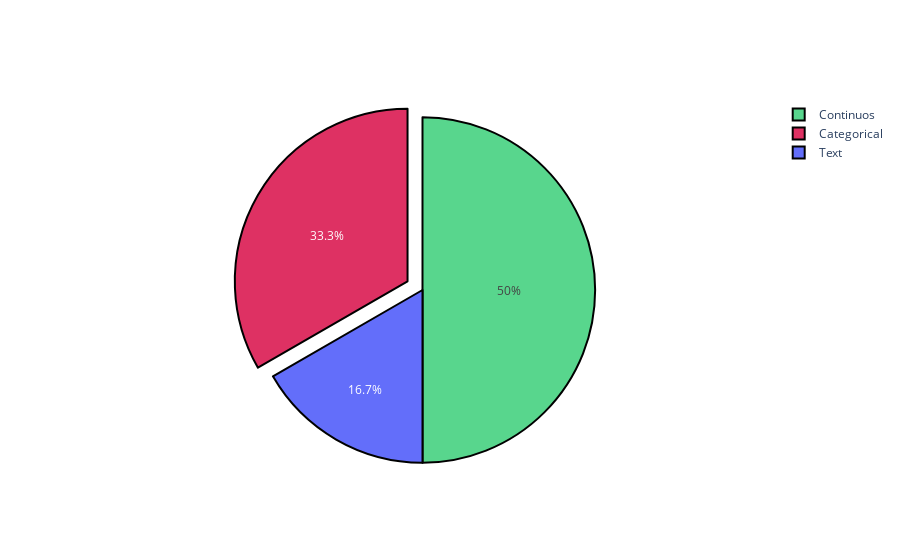

Write notebook code for a chart like this one.
### Code cell
df = pd.concat([train[FEATURES], test[FEATURES]], axis=0)
text_features = ["Cabin", "Name"]
cat_features = [col for col in FEATURES if df[col].nunique() < 25 and col not in text_features ]
cont_features = [col for col in FEATURES if df[col].nunique() >= 25 and col not in text_features ]

del df
print(f'\033[94mTotal number of features: {len(FEATURES)}')
print(f'\033[94mNumber of categorical features: {len(cat_features)}')
print(f'\033[94mNumber of continuos features: {len(cont_features)}')
print(f'\033[94mNumber of text features: {len(text_features)}')

labels=['Categorical', 'Continuos', "Text"]
values= [len(cat_features), len(cont_features), len(text_features)]
colors = ['#DE3163', '#58D68D']

fig = go.Figure(data=[go.Pie(
    labels=labels, 
    values=values, pull=[0.1, 0, 0 ],
    marker=dict(colors=colors, 
                line=dict(color='#000000', 
                          width=2))
)])
fig.show()

### Figure 1 — Plotly figure (JSON) as saved in the notebook; plotly's stock layout.template omitted (floating-point values rounded to 4 significant figures)
{"data": [{"labels": ["Categorical", "Continuos", "Text"], "marker": {"colors": ["#DE3163", "#58D68D"], "line": {"color": "#000000", "width": 2}}, "pull": [0.1, 0, 0], "type": "pie", "values": [4, 6, 2]}], "layout": {}}
